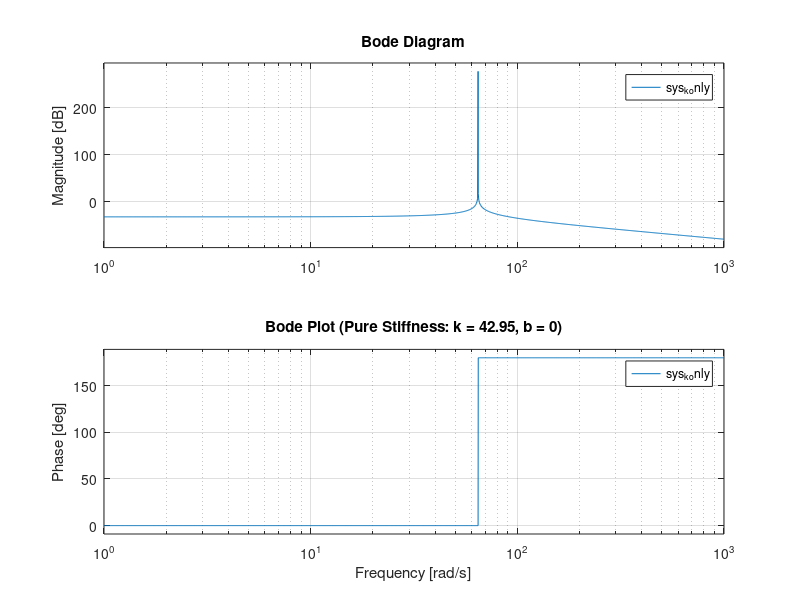

The MATLAB script that drew this image:
%% =============================================================
%        PURE STIFFNESS (k-only) TRANSFER FUNCTION & BODE
% =============================================================
J_val = 0.0103;          % Fixed motor inertia
k_avg = 42.95;           % Your average estimated stiffness

% Define Transfer Function with b = 0
num = [1];
den = [J_val, 0, k_avg]; % Notice the 0 for the damping coefficient term
sys_k_only = tf(num, den);

disp('--- PURE STIFFNESS TRANSFER FUNCTION (b=0) ---');
disp(sys_k_only);

% Plot Bode Diagram
figure('Name', 'k-Only System Bode Diagram');
bode(sys_k_only);
grid on;
title(sprintf('Bode Plot (Pure Stiffness: k = %.2f, b = 0)', k_avg));
